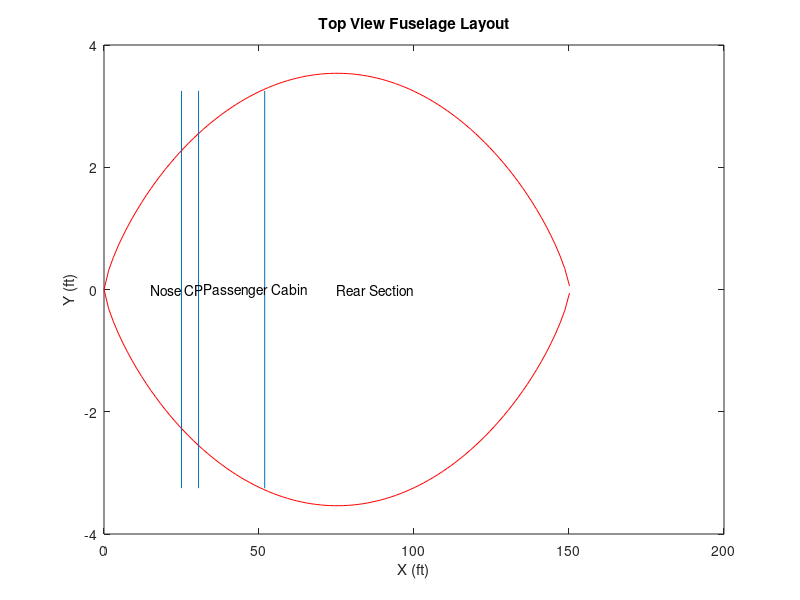

This figure's MATLAB source:
%% Fuselage Preliminary Design % Sadraey %
% Meta
% FUSELAGE DESIGN CHANGED TO SEARS-HAACK BODY
% Total Length Extended to 150ft
%%
% Test Change in GITHUB
% Design Requirements 
% Main: Accomodate Passengers
% Secondary: Must accomodate crew, landing gear, fuel, systems, empennage
% Optimization: Low Drag, Positive Lift generation, low weight, comfort,
% structural flight, external symmetry, low wetted area
%% Load Aircraft Variables
if ~exist('Wt', 'var')
   clc;
   clear;
   load('aircraft_vars.mat'); 
   close all;
end

%% Determine Number of Passengers and Crew
n_p = 8; % number of passengers
n_c = 2; % number of crew members
%% Establish Human Size and Target Passenger
% Passengers will be from U.S.
% Figures 7.5 and 7.6
% Design for passengers that are 5' 2" - 6' 3"
% Arm length 2.6 ft
% Chair Height 1.6 ft
% Shoulder to Shoulder 2ft
%% Cockpit % Sadraey %
% Distance from spine to taxi instrument 3.5 ft
% 1ft minimum from butt to floor
% 4 - 10 cm
T_w = 0.23; % ft with 7 cm wall thickness
L_CP = 5.5; %ft preliminary choice
W_pilot = 15/12; % distance between pilot seats (aisle) ft 
% Table 7.4
W_CPs = 20/12; % seat width cockpit ft
W_CP = 2*W_CPs + W_pilot; % Cockpit Width interior
% Equation 7.9 
D_CP = W_CP + 2*T_w; % diameter of cockpit with thickness included
% Must look into instrumentation sizing
fprintf('Cockpit Diameter is %0.2f ft \n',D_CP)
fprintf('Cockpit Length is %0.2f ft \n',L_CP)
%% Passenger Cargo
% pg 369 Eq 7.4
v_b = 5.156; % average bag/luggage size ft^3
v_btotal = n_p * v_b; %ft^3


%% L/D length to diameter ratio
% Table 7.7
% L/D for Concorde is 23.
% shooting for this range
%% Passenger Cabin % Sadraey %
% Calculate Cabin Diameter
W_s = 25/12 ; % seat width ft
% Table 7.3
W_a = 23/12; % aisle distance ft
W_C = 2*W_s + W_a; % Interior Cabin Width ft
% Equation 7.9
D_C = W_C + 2*T_w; % Cabin Diameter ft

% Calculate Cabin Length
P_s = 40/12; % seat pitch or distance between seats (ft)

n_r = n_p/2; % number of rows
% Equation 7.1
L_C = n_r*P_s+8; % Cabin Length
fprintf('Passenger Cabin Diameter is %0.2f ft \n',D_C)
fprintf('Passenger Cabin Length is %0.2f ft \n',L_C)
% Headroom from Table 7.4
% Will we have carry-on over or same level?
Headroom = 66.912; %ft for first class
% Must also consider lavatory

%% Cargo
% Depends on volume and will most likely be beneath passenger cabin
%% Nose Design
% Look at supersonic design and weight and balance
L_n = 25; % arbitrary length of nose ft
% Looking at the SEARS-HACK Body Equation from WIKIPEDIA
% x = linspace(0,0.5,100); % range
% R_max = 2; % arbitrary maximum nose radius ft
% V_n = (3*pi^2/16 * R_max^2*L_n)/2; % Volume of nose
% S_x = pi*R_max^2*(4*x.*(1-x)).^(3/2); % nose cross sectional area
% r_x = R_max*(4*x.*(1-x)).^(3/4);% nose radius
% FigHandle = figure('Position', [250, 250, L_n*40, R_max*40]);
% figure(1)
% plot(2*x*L_n,r_x,'r',2*x*L_n,-r_x,'r')
% title('Sears-Hack Body Nose Design')
% Based on Wave Drag Equation, wave drag is reduced by increasing length
% and decreasing volume
% calculated from the derivative of the radius
% Theta = 16.4223 degrees
% Beta = 58.471 degrees
% Oblique Shock Ma2 = 1.06
%% Rear Section
% Will Include Tail and Wing as well for supersonic aircraft.

L_R = 98.33; % arbitrary length of rear section ft


%% Length to Diameter Ratio Fineness Ratio
L_N = 25; % arbitrary length of nose ft
%% Length of Fuselage
% Equation 7.10 
L_F = L_CP + L_C + L_N + L_R; % Total Fuselage Length
fprintf('The fuselage length is %0.2f ft \n',L_F)
%% Length to Diameter Ratio
Dmax = 100/12;
LF_DF = L_F/Dmax; 
fprintf('The L/D ratio for the fuselage is %0.2f  \n',LF_DF)
%% Fuel Tanks
m_f = 213514/9.81; % kg of fuel
% Table 7.8 for fuel types and density
rho_f = 840; % kg/m^3
V_f = m_f/rho_f; % m^3
V_f = V_f * 35.31; % ft^3
fprintf('The fuel tank volume is %0.2f ft^3 \n',1.2*V_f)
%% Volume of Bottom Half
% Equation 7.4a
V_bot = 0.5* (pi*W_C^2/4*(L_C+L_R));
fprintf('The bottom volume for the fuselage is %0.2f ft^3 \n',V_bot)
%% SEARS-HACK FUSELAGE
% Look at supersonic design and weight and balance
L_F2 = L_F; % Length of Fuselage
% Looking at the SEARS-HACK Body Equation from WIKIPEDIA
x = linspace(0,1,100); % range
x_2 = linspace(0,150*12,100);
R_max = D_C/2; % maximum radius of Sears Haack
V_n = (3*pi^2/16 * R_max^2*L_F2)/2;
S_x = pi*R_max^2*(4*x.*(1-x)).^(3/2); % nose cross sectional area
r_x = R_max*(4*x.*(1-x)).^(3/4);
r_x2 = ((1/(12.*L_F2)).*(4.*x_2.*(12.*L_F2-x_2)).^.75)/12; % Solidworks
figure('Position', [250, 250, L_F2*40, R_max*40]);
%figure(1)
x_CP = L_n+L_CP;
x_C = x_CP + L_C;
plot(x*L_F2,r_x2,'r',x*L_F2,-r_x2,'r')
line([L_n L_n], [-3.25 3.25]);
line([x_CP x_CP], [-3.25 3.25]);
line([x_C x_C], [-3.25 3.25]);

ylabel('Y (ft)')
xlabel('X (ft)')
title('Top View Fuselage Layout')
text(32,0,'Passenger Cabin')
text(26,0,'CP')
text(15,0,'Nose')
text(75,0,'Rear Section')
%title('Haack Body Fuselage Design')
%%
% z = L_F*x;
% Z = meshgrid(z,z);
% Theta = linspace(0,2*pi,100);
% [R ,PHI] = meshgrid(r_x,Theta);
% FigHandle = figure('Position', [50, 50, 600, 600]);
% surf(R.*cos(PHI), R.*sin(PHI), Z);
% view(3)
% set(gca,'zdir','reverse')
% colormap hsv
% axis equal
